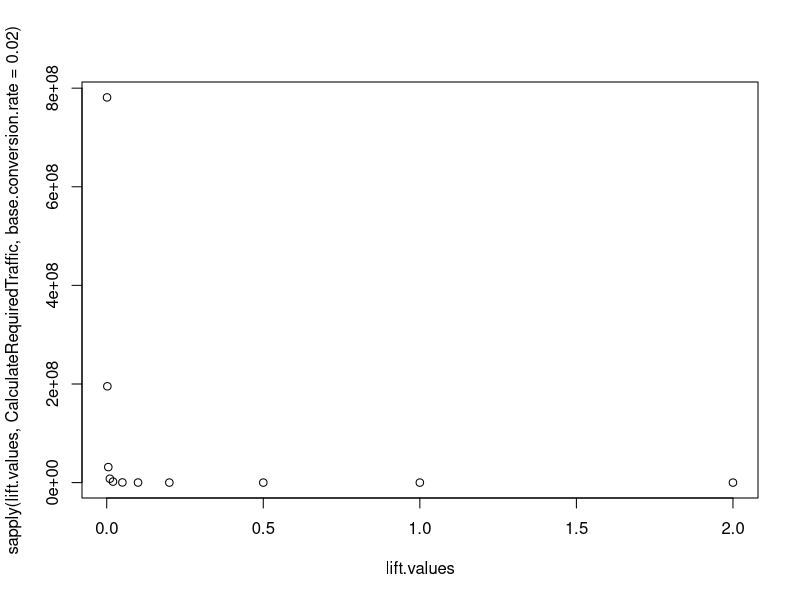

This chart was generated by the following R code:
CalculateTestSignificance <- function(total.traffic, base.conversion.rate, lift) {
  a.traffic = total.traffic / 2
  b.traffic = total.traffic / 2

  a.conversions = a.traffic * base.conversion.rate
  b.conversions = b.traffic * base.conversion.rate * (1 + lift)

  prepared.conversion.data = rbind(c(a.conversions, b.conversions), c(a.traffic, b.traffic))

  return(chisq.test(prepared.conversion.data, correct=FALSE)$p.value)
}

CalculateRequiredTraffic <- function(base.conversion.rate, lift) {
  initial.lower.traffic.bound = 0
  initial.upper.traffic.bound = 5000000000

  BinarySearch <- function(lower.traffic.bound, upper.traffic.bound) {
    new.traffic.guess = round((lower.traffic.bound + upper.traffic.bound) / 2)

    p.value = CalculateTestSignificance(new.traffic.guess, base.conversion.rate, lift)

    if ( p.value < 0.0495 ) {
      return(BinarySearch(lower.traffic.bound, new.traffic.guess))
    } else if ( p.value > 0.0505 ) (
      return(BinarySearch(new.traffic.guess, upper.traffic.bound))
    ) else if ( p.value >= 0.0495 && p.value <= 0.0505 ) {
      return(new.traffic.guess)
    } else {
      print("Something horrible went wrong.")
    }
  }

  return(BinarySearch(initial.lower.traffic.bound, initial.upper.traffic.bound))
}

lift.values = c(0.001, 0.002, 0.005, 0.01, 0.02, 0.05, 0.1, 0.2, 0.5, 1, 2)
plot(lift.values, sapply(lift.values, CalculateRequiredTraffic, base.conversion.rate = 0.02))
